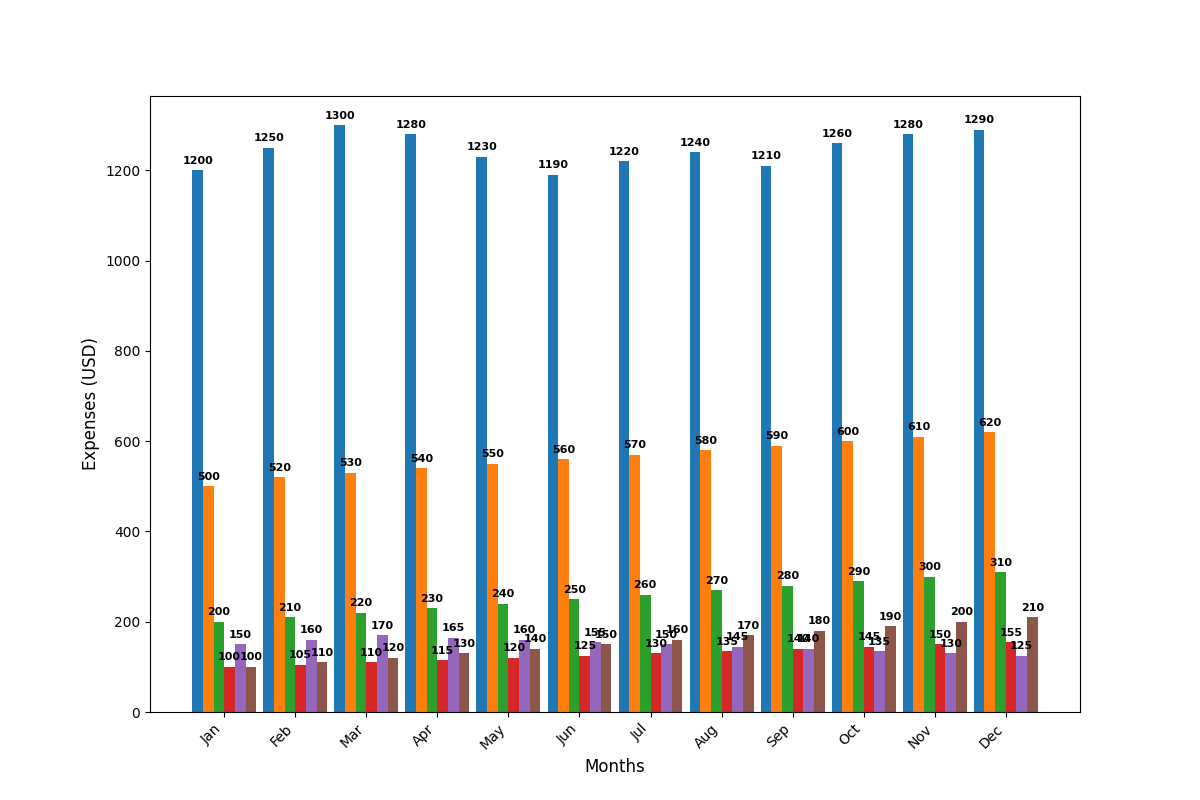

This figure's Python source:
import matplotlib.pyplot as plt
import numpy as np

# Months and expense categories
months = ['Jan', 'Feb', 'Mar', 'Apr', 'May', 'Jun', 'Jul', 'Aug', 'Sep', 'Oct', 'Nov', 'Dec']
categories = ['Housing', 'Food', 'Transportation', 'Utilities', 'Medical', 'Entertainment']

# Expense data: rows are categories, columns are months
expenses_data = np.array([
    [1200, 1250, 1300, 1280, 1230, 1190, 1220, 1240, 1210, 1260, 1280, 1290],  # Housing
    [500, 520, 530, 540, 550, 560, 570, 580, 590, 600, 610, 620],              # Food
    [200, 210, 220, 230, 240, 250, 260, 270, 280, 290, 300, 310],              # Transportation
    [100, 105, 110, 115, 120, 125, 130, 135, 140, 145, 150, 155],              # Utilities
    [150, 160, 170, 165, 160, 155, 150, 145, 140, 135, 130, 125],              # Medical
    [100, 110, 120, 130, 140, 150, 160, 170, 180, 190, 200, 210]               # Entertainment
])

# Colors for each category
colors = ['#1f77b4', '#ff7f0e', '#2ca02c', '#d62728', '#9467bd', '#8c564b']

# Generate the figure and axes
fig, ax = plt.subplots(figsize=(12, 8))

# Define bar width
bar_width = 0.15

# Create the month index for each category
index = np.arange(len(months))

# Create a grouped bar chart
for i in range(len(categories)):
    ax.bar(index + i * bar_width, expenses_data[i], bar_width, color=colors[i])

# Add title and axis labels
ax.set_xlabel('Months', fontsize=12)
ax.set_ylabel('Expenses (USD)', fontsize=12)

# Add x-ticks for months
ax.set_xticks(index + bar_width * (len(categories) - 1) / 2)
ax.set_xticklabels(months, rotation=45, ha='right')

# Annotate each bar segment with the expense value
for i in range(len(categories)):
    for j in range(len(months)):
        ax.text(index[j] + i * bar_width, expenses_data[i, j] + 10, str(expenses_data[i, j]), ha='center', va='bottom', fontsize=8, fontweight='bold')

# Show the plot
plt.show()
